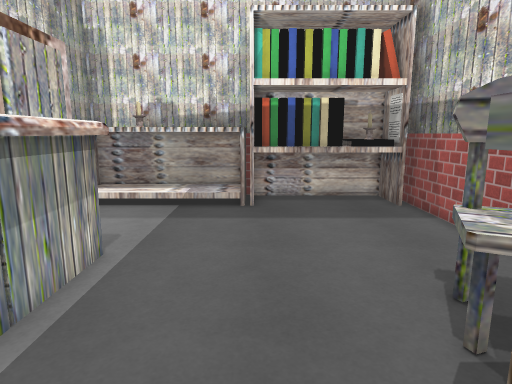
view 1 (above)

13 first-person views from a walk through a Unity game level. The camera is 1.5 m above the floor, tilts 10° down and sees 75° across. The floor is counted in squares, 0.5 m on a side. Each view is taken from the middle of a square. On the plan, view 1 faces up. The plan holds only what a view shows up to about 20 squares ahead; the rest is blank. The player is left out. Some surface patterns are stand-ins.

view 2
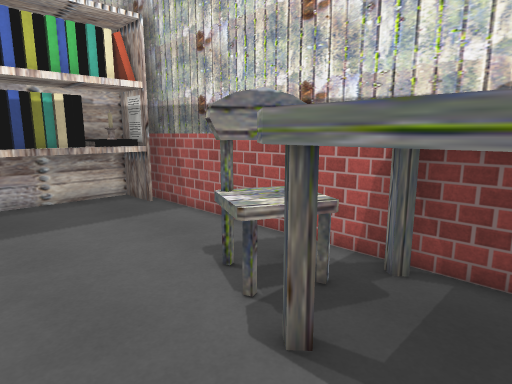

view 3
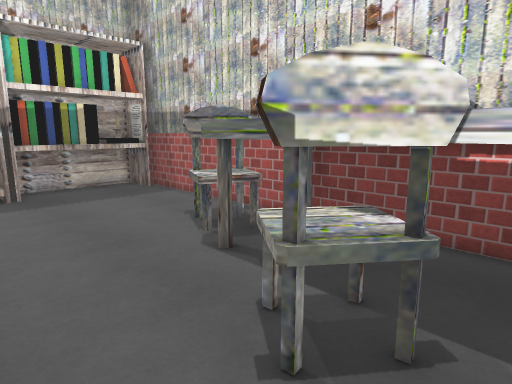

view 4
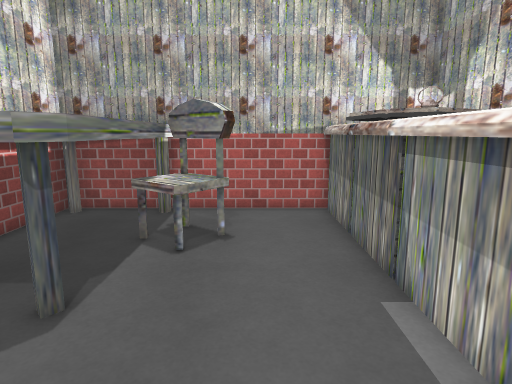

view 5
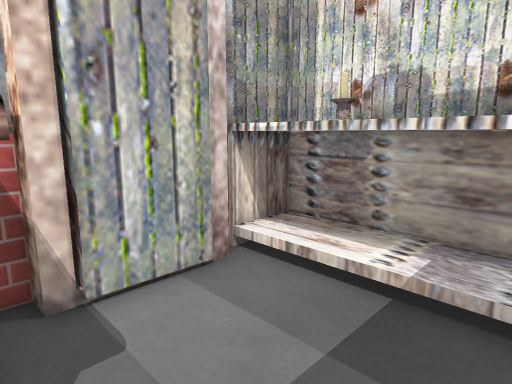

view 6
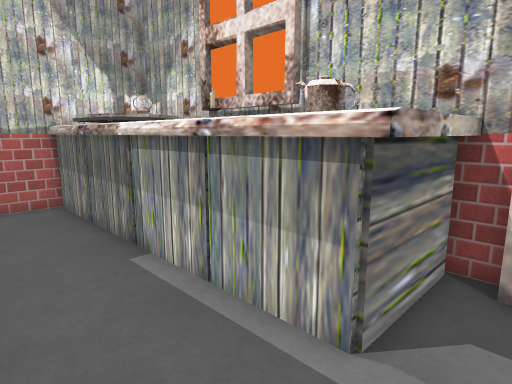

view 7
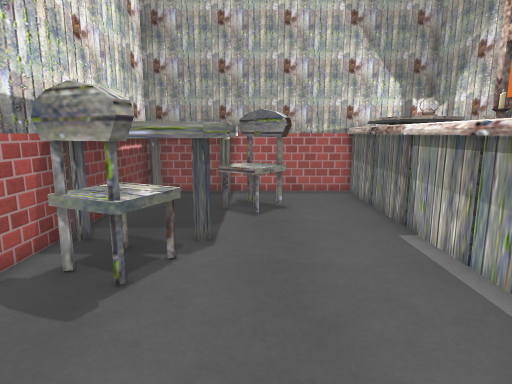

view 8
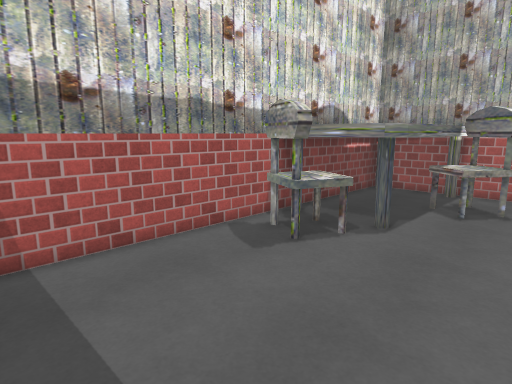

view 9
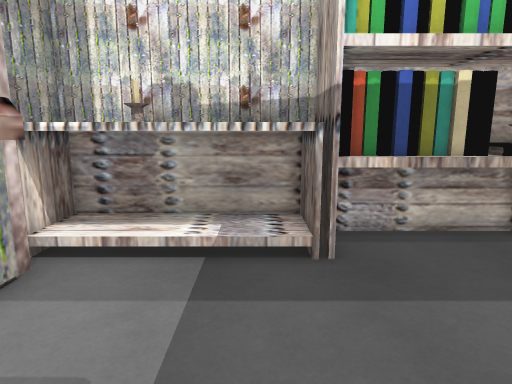

view 10
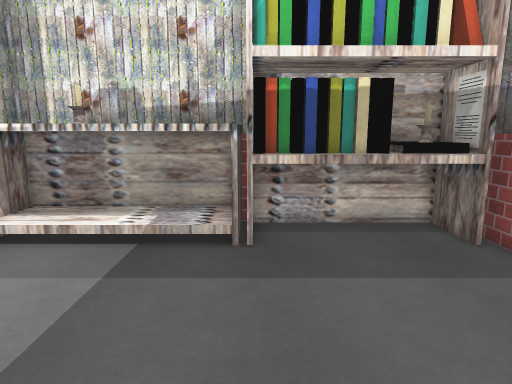

view 11
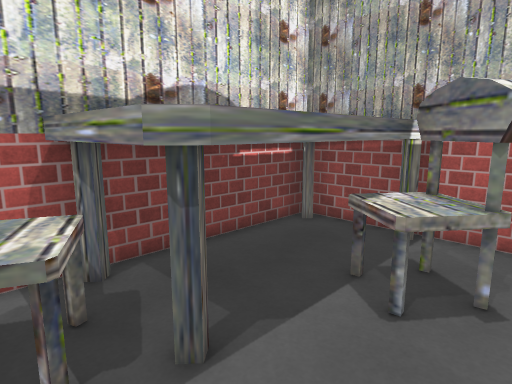

view 12
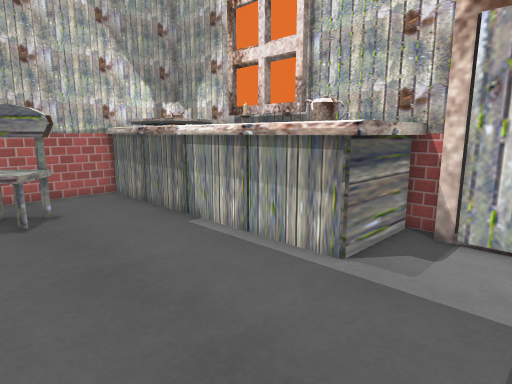

view 13
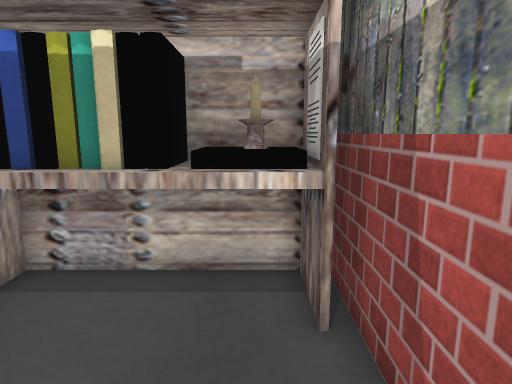

### Floor plan
Key: @ floor where view 1 was taken; # wall or solid block; . floor; S shelf; C candle; H chair; T table; B books.
Columns run from 8 left of view 1 to 7 right of it. Each row starts with its distance up from view 1.
 16 #SSSSSSS#SSSSS##
 15 #SSCSSSSSSSSSC##
 14 #SSSSSSSSSSSSS##
 13 ##............##
 12  #............#
 11  #............#
 10 ##............#
  9 ##............#
  8 #SSSS.........#
  7     S......... #
  6     S......HH. #
  5     S......HHHH#
  4     S......HHH.#
  3    CS.....TTHHTT
  2     S.....TT  TT
  1     S.....T    T
  0     S...@HT    T
 -1     S...HHH    T
 -2     S...HHH    T
 -3    BB....HH    T
 -4     S.....TT  TT
 -5    SS######TTTTT

Where each view was taken, in squares from view 1:
view 1: 0 up, 0 right, facing up
view 2: 0 up, 1 left, facing up-right
view 3: 4 down, 3 left, facing up-right
view 4: 8 up, 1 left, facing down
view 5: 8 up, 1 left, facing up-left
view 6: 10 up, 0 right, facing down-left
view 7: 12 up, 1 right, facing down
view 8: 13 up, 2 left, facing down-right
view 9: 6 up, 2 left, facing up
view 10: 5 up, 0 right, facing up
view 11: 5 up, 1 left, facing down-right
view 12: 12 up, 3 right, facing down-left
view 13: 9 up, 5 right, facing up
